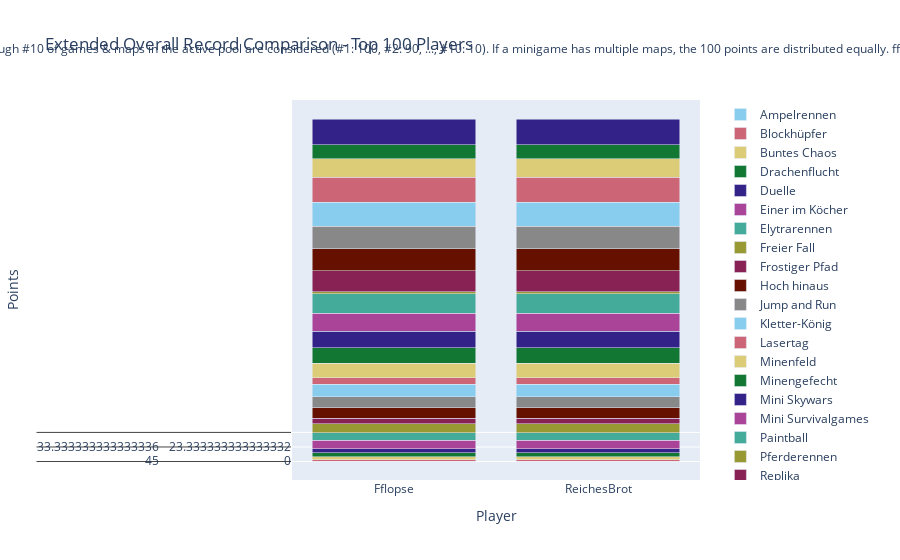

Notebook cell for this chart:
### Code cell
import plotly.graph_objects as go

# Sum all columns to get the total score
outDf['Total'] = outDf.sum(axis=1)

# Sort by total score and fill N/A values with 0
outDf = outDf.sort_values(by='Total', ascending=False).fillna(0)

# Crop to top 10 players
cropDf = outDf.head(100).copy()

# Drop the 'Total' column for plotting
cropDf = cropDf.drop(columns=['Total'])

# Create a color palette
color_palette = px.colors.qualitative.Safe

# Create the stacked bar plot
fig = go.Figure()

for column in cropDf.columns.difference(['Player']):
    fig.add_trace(go.Bar(
        x=cropDf.index,
        y=cropDf[column],
        name=column,
        marker_color=color_palette[len(fig.data) % len(color_palette)]
    ))

# Update layout
fig.update_layout(
    barmode='stack',
    title='Extended Overall Record Comparison - Top 100 Players',
    xaxis=dict(title='Player'),
    yaxis=dict(title='Points'),
    #height=800,
    #width=1000,
    legend=dict(
        x=1.05,
        y=0.5,
        traceorder='normal',
        font=dict(size=12),
        bgcolor='rgba(255, 255, 255, 0)',
        bordercolor='rgba(0, 0, 0, 0)'
    ),
    margin=dict(r=200),  # Adjust right margin to make room for the legend
    annotations=[
        dict(
            x=0.5,
            y=1.1635,
            xref='paper',
            yref='paper',
            text='Max 100 points per minigame. Records #1 through #10 of games & maps in the active pool are considered (#1: 100, #2: 90, ..., #10: 10). If a minigame has multiple maps, the 100 points are distributed equally. fflopse.github.io/MCP-Records/data-analysis/global-ranking.ipynb',
            showarrow=False,
            font=dict(size=12),
            xanchor='center'
        )
    ]
)

fig.show()

# save the plot as an html file

fig.write_html('out/full_overall_record_comparison.html')
